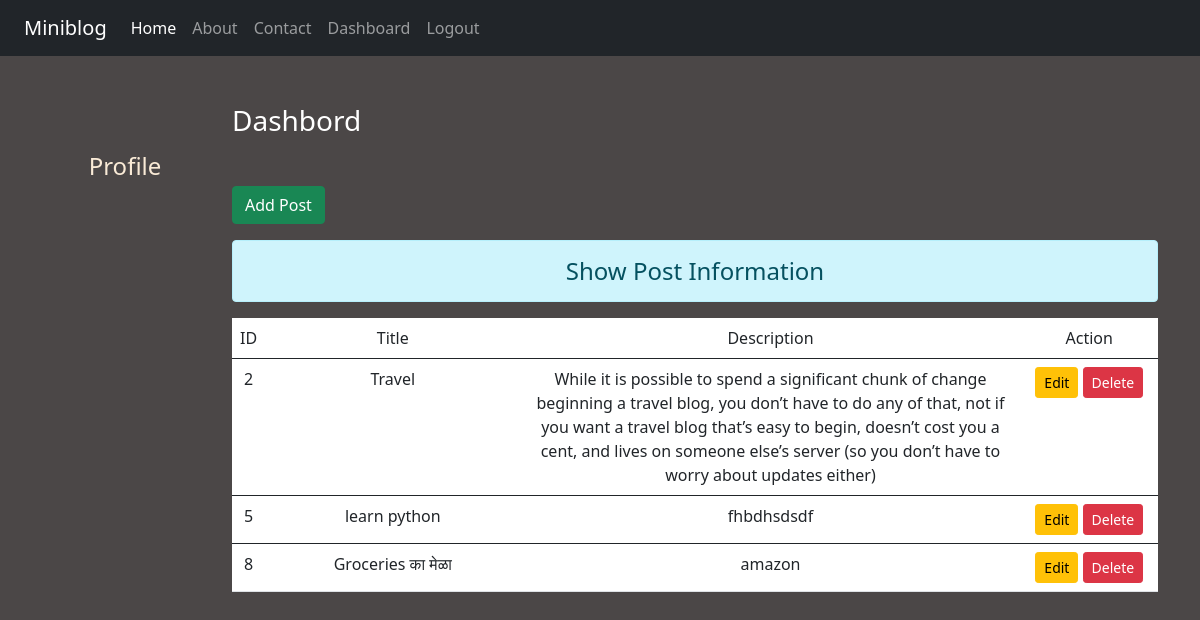
The page /dashboard/ (signed in) on the database its author committed.
### blog/models.py (models this page shows, shortened)
class Post(models.Model):
    title=models.CharField(max_length=70)
    decription=models.TextField()

### blog/views.py (the view)
# urls.py: path('dashboard/',views.dashboard,name='dashboard'),
def dashboard(request):
    if request.user.is_authenticated:
        posts=Post.objects.all()
        user=request.user
        full_name=user.get_full_name()
        gps=user.groups.all()
        return render (request,'blog/dashboard.html',{'posts':posts,'full_name':full_name,'groups':gps})
    else:
        return HttpResponseRedirect('/login/')

### blog/templates/blog/dashboard.html (shortened to what this page needs)
{% extends 'blog/base.html' %}
{% load static %}
{% block side %}
 <div class="col-sm-2 text-while my-5 text-center">
     <h4 class="my-5"> Profile</h4>
 </div>
{% endblock side %}
{% block content %}
<div class="col-sm-10">
    <h3 class="text-white my-5">Dashbord</h3>
    <a href="{% url 'addpost' %}" class="btn btn-success"> Add Post</a>
    <h4 class="text-center alert alert-info mt-3">Show Post Information</h4>
    {% if posts %}
        <table class="table table-hover bg-white ">
            <thead>
                <tr class="text-center">
                    <td scope="col" style="width:2%">ID</td>
                    <td scope="col" style="width:28%">Title</td>
                    <td scope="col" style="width:55%">Description</td>
                    <td scope="col" style="width:15%">Action</td>
                </tr>
            </thead>
            {% for post in posts %}
            <tbody>
                <tr class="text-center">
                    <td scope="row" >{{post.id}}</td>
                    <td>{{post.title}}</td>
                    <td>{{post.decription}}</td>
                    <td class="text-center" >
                        <a href="{% url 'updatepost' post.id %}" class="btn btn-warning btn-sm">Edit</a>
                        {% if perms.blog.delete_post %}
                        <form action="{% url 'deletepost' post.id %}" method="post" class="d-inline">
                            <input type="submit" value="Delete" class="btn btn-danger btn-sm">
                            {% endif %}
                        </form>
                    </td>
                </tr>
            </tbody>
            {% endfor %}
        </table>
    {% else %}
        <p class="alert alert-danger">No Records </p>
    {% endif %}
</div>
{% endblock content %}

### blog/templates/blog/base.html (shortened to what this page needs)
<!doctype html>
{%load static%}
<html lang="en">
<head>
    <link rel="stylesheet" href="{% static 'blog/css/bootstrap.css' %}">
     <link rel="stylesheet" href="{% static 'blog/css/style.css' %}">
</head>
<body>
<div class="container-fluid bg-dark">
    {% include 'blog/navbar.html' %}
</div>
<div class="container">
    <div class="row">
        {% block side %}
        {% endblock side %}
        {% block content %}
        {% endblock content %}
    </div>
</div>
</body>
</html>

### blog/templates/blog/navbar.html (shortened to what this page needs)
{% load static %}
<nav class="navbar navbar-expand-lg navbar-dark bg-dark">
  <div class="container-fluid">
    <a class="navbar-brand" href="#">Miniblog</a>
    <div class="collapse navbar-collapse" id="navbarNav">
      <ul class="navbar-nav">
        <li class="nav-item">
          <a class="nav-link active" aria-current="page" href="/">Home</a>
        </li>
        <li class="nav-item">
          <a class="nav-link" href="{% url 'about' %}">About</a>
        </li>
        <li class="nav-item">
          <a class="nav-link" href="{% url 'contact' %}">Contact</a>
        </li>
        {% if request.user.is_authenticated %}
         <li class="nav-item">
          <a class="nav-link" href="{% url 'dashboard' %}">Dashboard</a>
        </li>
           <li class="nav-item">
          <a class="nav-link" href="{% url 'logout' %}">Logout</a>
        </li>
         {% endif %}
      </ul>
    </div>
  </div>
</nav>

### blog/static/blog/css/style.css (style rules this page uses)
body { background-color:rgb(75,71,71); color:antiquewhite; }

### rows shown on the page
Post: id "2", title "Travel", decription "While it is possible to spend a significant chunk of change beginning a travel blog, you don’t have to do any of that, not if you want a travel blog that’s easy to begin, doesn’t cost you a cent, and lives on someone else’s server (so you don’t have to worry about updates either)"
Post: id "5", title "learn python", decription "fhbdhsdsdf"
Post: id "8", title "Groceries का मेळा", decription "amazon"
